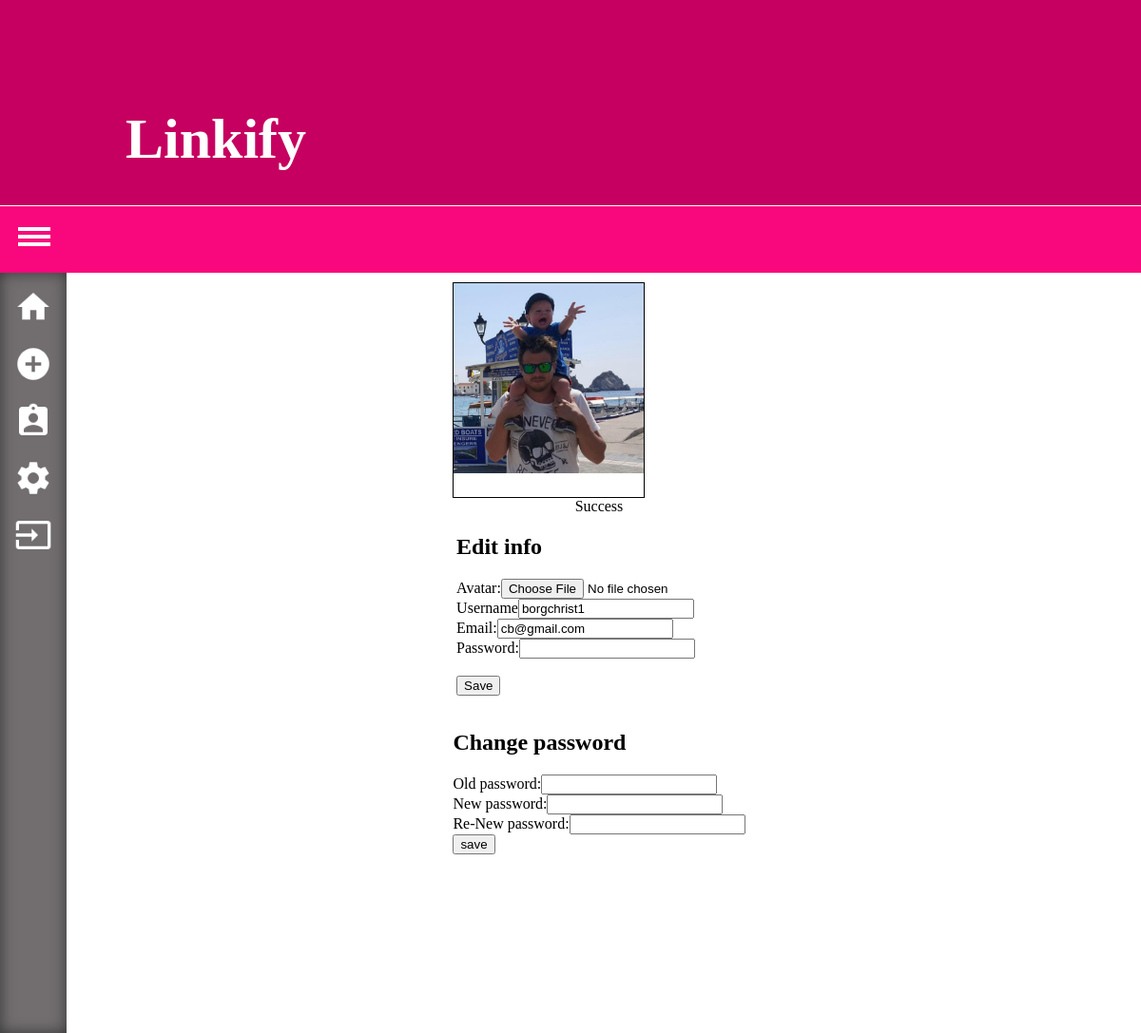
The page /settings.php (signed in) on the database its author committed.
### tables this page shows
CREATE TABLE IF NOT EXISTS `users` (
  `id` int(11) NOT NULL,
  `email` varchar(70) NOT NULL,
  `username` varchar(70) NOT NULL,
  `password` varchar(60) NOT NULL,
  `avatar` varchar(300) NOT NULL
);

### classes/User.php (called while the page is built, shortened)
<?php
class User
{
    private $id;
    private $email;
    private $username;
    private $avatar;
    public function getId()
    {
        return  $this->id;
    }
    public function getEmail()
    {
      return  $this->email;
    }
    public function getUsername()
    {
        return $this->username;
    }
    public function getAvatar()
    {
        return $this->avatar;
    }
    public function getUserObject($id)
    {
        $db = new Database();
        $query = $db->getObjects("SELECT * FROM users
            WHERE id ='".$id."'", "User");
        return $query;
    }
}

### classes/Database.php (called while the page is built, shortened)
<?php
class Database
{
    private $host = "localhost";
    private $dbName = "linkify";
    private $port = 3306;
    private $username = "root";
    private $password = "root";
    private $socetType = "mysql";
    private $instance = NULL;
    function __construct()
    {
        if ($this->instance == NULL) {
            try {
                $db = new PDO (''.$this->socetType .':host='. $this->host . ';port='. $this->port .';dbname='. $this->dbName .';', $this->username, $this->password );
                $this->instance = $db;
            } catch (Exception $e) {
                die($e->getMessage());            }
        }
    }
    public function getObjects($sql, $class)
    {
        $query = $this->instance->prepare($sql);
        $query->execute();
        $query->setFetchMode(PDO::FETCH_CLASS, $class);
        $result = $query->fetchAll();
        return $result;
    }
}

### settings.php (the view, shortened to what this page needs)
<?php
require "classes/User.php";
require "classes/Database.php";
$userObject = new User();
$users = $userObject->getUserObject($_SESSION["id"]);
$user = null;
foreach ($users as $key){
    $user = $key;
}
?>
<html>
    <?php require "resources/blocks/head.php"; ?>
    <body>
        <?php require "resources/blocks/big-header.php";
        require "resources/blocks/header.php";
        require "resources/blocks/left-panel.php";
        ?>
        <div class="page-wrapper">
            <div class="wrapper">
            <div class="avatar-wrapper">
                <div class="avatar">
                    <img src="resources/img/users/<?php print $user->getID() . "/" . $user->getAvatar(); ?>"
                </div>
            </div>
            <div class="right-side">
                <?php print $_SESSION["message"]; ?>
                <div class="form-wrapper">
                    <h2>Edit info</h2>
                       <form id="settings-form" method="post" action="resources/lib/settings.php" enctype="multipart/form-data">
                        Avatar:<input type="file" name="file" accept="img/*"><br>
                            Username<input type="text" name="username" value="<?php print $user->getUsername(); ?>"><br>
                            Email:<input type="email" name="email" value="<?php print $user->getEmail(); ?>"><br>
                            Password:<input type="password" name="password"><br>
                            <input type="hidden" name="oldEmail" value="<?php print $user->getEmail(); ?>"><br>
                            <input type="submit" value="Save">
                    </form>
                </div>
                <div class="form-wrapper">
                    <h2>Change password</h2>
                    <form id="change-password" method="post" action="resources/lib/settings.php">
                        Old password:<input type="password" name="oldPassword"><br>
                        New password:<input type="password" name="password"><br>
                        Re-New password:<input type="password" name="rePassword"><br>
                        <input type="submit" value="save">
                    </form>
                </div>
            </div>
            </div>
        </div>
    </body>
</html>

### style.css (style rules this page uses)
body { margin: 0 auto; height: 100%; width: 100%; }
.page-wrapper { margin-left: 70px; overflow: hidden; }
.wrapper { display: flex; align-items: center; justify-content: center; flex-direction: row; }
.avatar-wrapper { margin-top: 10px; margin-right: 10px; }
.avatar { border: 1px solid black; width: 200px; height: 225px; }
.avatar img { max-width: 200px; max-height: 225px; }
.right-side { display: flex; justify-content: center; align-items: center; flex-direction: column; }

### rows shown on the page
users: avatar (picture), username "borgchrist1", email "cb@gmail.com"

### other values the page prints
$_SESSION["message"] "Success"
